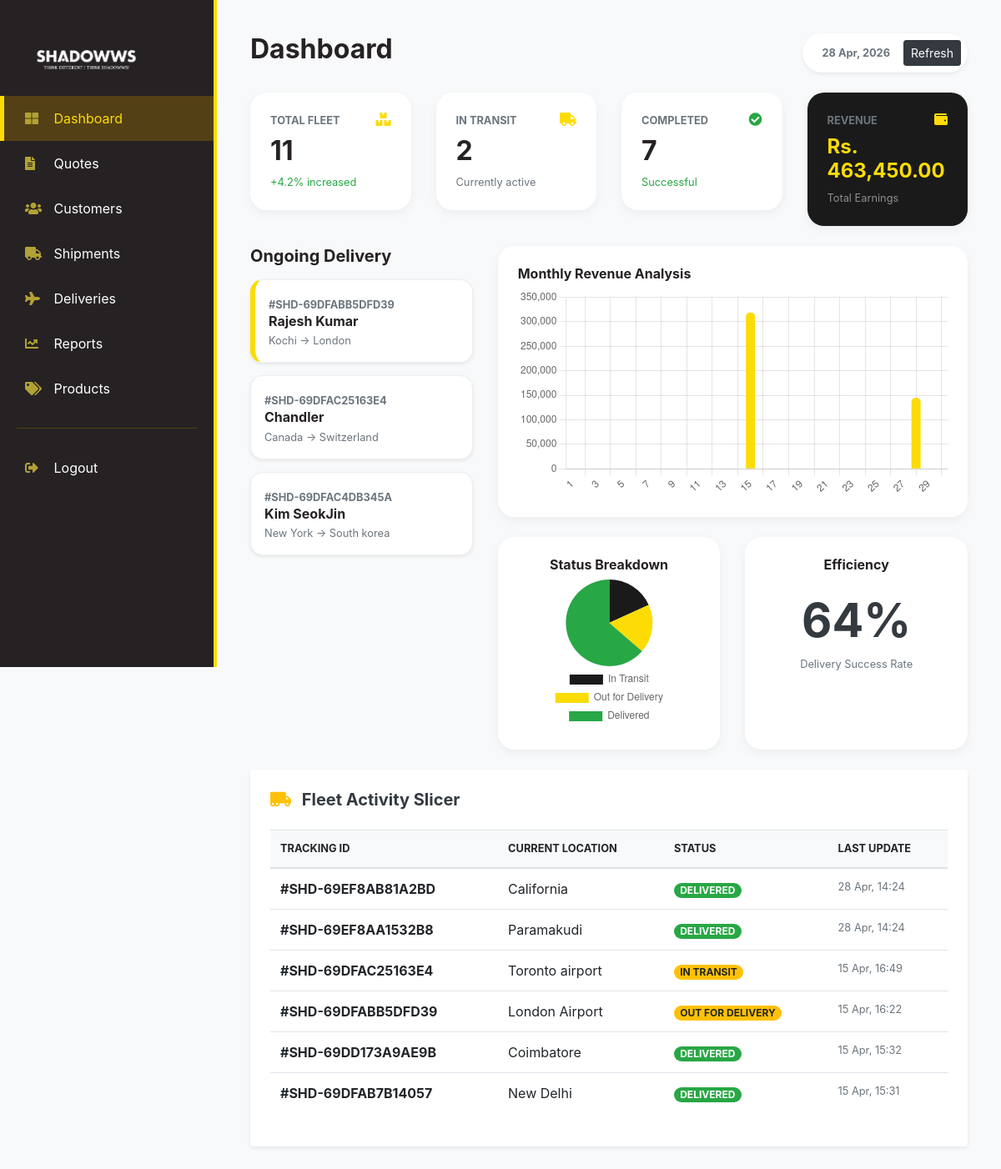
The page /admin_dashboard.php on the database its author committed.
### tables this page shows
CREATE TABLE `tbl_shipments` (
  `id` int(11) NOT NULL,
  `quote_id` int(11) DEFAULT NULL,
  `tracking_id` varchar(50) DEFAULT NULL,
  `current_status` enum('Ordered','In Transit','Out for Delivery','Delivered') DEFAULT 'Ordered',
  `location` varchar(100) DEFAULT NULL,
  `expected_delivery` date DEFAULT NULL,
  `updated_at` timestamp NOT NULL DEFAULT current_timestamp() ON UPDATE current_timestamp(),
  `payment_status` varchar(50) DEFAULT NULL
);

CREATE TABLE `tbl_quoteform` (
  `Id` int(11) NOT NULL,
  `Origin` varchar(100) DEFAULT NULL,
  `Destination` varchar(100) DEFAULT NULL,
  `Weight` int(11) DEFAULT NULL,
  `Dimension` int(11) DEFAULT NULL,
  `Name` varchar(50) DEFAULT NULL,
  `Email` varchar(50) DEFAULT NULL,
  `Phone` varchar(20) DEFAULT NULL,
  `Message` text DEFAULT NULL,
  `Status` varchar(20) DEFAULT 'pending',
  `Quoted_price` decimal(15,2) DEFAULT NULL,
  `Created_at` timestamp NOT NULL DEFAULT current_timestamp()
);

### admin_dashboard.php (the view, shortened to what this page needs)
<?php
$total_shipments = mysqli_fetch_assoc(mysqli_query($conn, "SELECT COUNT(*) as c FROM tbl_shipments"))['c'];
$in_transit = mysqli_fetch_assoc(mysqli_query($conn, "SELECT COUNT(*) as c FROM tbl_shipments WHERE current_status='In Transit'"))['c'];
$delivered = mysqli_fetch_assoc(mysqli_query($conn, "SELECT COUNT(*) as c FROM tbl_shipments WHERE current_status='Delivered'"))['c'];
$otd_rate = ($total_shipments > 0) ? round(($delivered / $total_shipments) * 100) : 0;
$rev_query = mysqli_query($conn, "SELECT SUM(q.Quoted_price) as total FROM tbl_shipments s JOIN tbl_QuoteForm q ON s.quote_id = q.Id WHERE s.payment_status = 'Paid'");
$rev_data = mysqli_fetch_assoc($rev_query);
$exact_total_revenue = $rev_data['total'] ?? 0;
$days_in_month = date('t');
$month_labels = [];
$monthly_amounts = [];
for ($i = 1; $i <= $days_in_month; $i++) {
    $date = date('Y-m-') . str_pad($i, 2, '0', STR_PAD_LEFT);
    $month_labels[] = $i;
    $res = mysqli_fetch_assoc(mysqli_query($conn, "SELECT SUM(q.Quoted_price) as daily_total FROM tbl_shipments s JOIN tbl_QuoteForm q ON s.quote_id = q.Id WHERE DATE(s.updated_at) = '$date' AND s.payment_status = 'Paid'"));
    $monthly_amounts[] = $res['daily_total'] ?? 0;
}
$transit_count = $in_transit;
$delivered_count = $delivered;
$out_delivery_count = mysqli_fetch_assoc(mysqli_query($conn, "SELECT COUNT(*) as c FROM tbl_shipments WHERE current_status='Out for Delivery'"))['c'];
?>
<!DOCTYPE html>
<html lang="en">
<head>
    <link href="https://stackpath.bootstrapcdn.com/bootstrap/4.4.1/css/bootstrap.min.css" rel="stylesheet">
    <link href="https://cdnjs.cloudflare.com/ajax/libs/font-awesome/5.10.0/css/all.min.css" rel="stylesheet">
    <link href="css/new.css" rel="stylesheet">
</head>
<body>
    <?php include "admin_header.php" ?>
    <div class="admin-main">
        <div class="d-flex justify-content-between align-items-center mb-4">
            <h2 style="color: #262223; font-weight: bold;">Dashboard</h2>
            <div class="d-flex align-items-center bg-white p-2 rounded-pill shadow-sm">
                <span class="px-3 small font-weight-bold text-muted"><?php echo date('d M, Y'); ?></span>
                <button class="btn btn-dark btn-round btn-sm">Refresh</button>
            </div>
        </div>
        <div class="row mb-4">
            <div class="col-md-3">
                <div class="card card-pro p-4 bg-white">
                    <div class="d-flex justify-content-between"><span class="small font-weight-bold text-muted">TOTAL FLEET</span><i class="fa fa-boxes text-gold"></i></div>
                    <h2 class="font-weight-bold mt-2"><?php echo $total_shipments; ?></h2>
                    <small class="text-success">+4.2% increased</small>
                </div>
            </div>
            <div class="col-md-3">
                <div class="card card-pro p-4 bg-white">
                    <div class="d-flex justify-content-between"><span class="small font-weight-bold text-muted">IN TRANSIT</span><i class="fa fa-truck text-gold"></i></div>
                    <h2 class="font-weight-bold mt-2"><?php echo $in_transit; ?></h2>
                    <small class="text-muted">Currently active</small>
                </div>
            </div>
            <div class="col-md-3">
                <div class="card card-pro p-4 bg-white">
                    <div class="d-flex justify-content-between"><span class="small font-weight-bold text-muted">COMPLETED</span><i class="fa fa-check-circle text-success"></i></div>
                    <h2 class="font-weight-bold mt-2"><?php echo $delivered; ?></h2>
                    <small class="text-success">Successful</small>
                </div>
            </div>
            <div class="col-md-3">
                <div class="card card-pro p-4 bg-dark-pro">
                    <div class="d-flex justify-content-between"><span class="small font-weight-bold text-muted">REVENUE</span><i class="fa fa-wallet text-gold"></i></div>
                    <h4 class="font-weight-bold mt-2 text-gold">Rs. <?php echo number_format($exact_total_revenue, 2); ?></h4>
                    <small class="text-white-50">Total Earnings</small>
                </div>
            </div>
        </div>
        <div class="row mb-4">
            <div class="col-md-4">
                <h5 class="font-weight-bold mb-3">Ongoing Delivery</h5>
                <?php
                $ongoing = mysqli_query($conn, "SELECT s.*, q.Name, q.Origin, q.Destination FROM tbl_shipments s JOIN tbl_QuoteForm q ON s.quote_id = q.Id WHERE s.current_status != 'Delivered' LIMIT 3");
                while($row = mysqli_fetch_assoc($ongoing)) { ?>
                <div class="ongoing-card p-3 shadow-sm <?php echo ($row['current_status'] == 'Out for Delivery') ? 'active' : ''; ?>">
                    <div class="d-flex justify-content-between">
                        <div>
                            <small class="text-muted font-weight-bold">#<?php echo $row['tracking_id']; ?></small>
                            <h6 class="font-weight-bold mb-1"><?php echo $row['Name']; ?></h6>
                            <p class="small text-muted mb-0"><?php echo $row['Origin']; ?> &rarr; <?php echo $row['Destination']; ?></p>
                        </div>
                    </div>
                </div>
                <?php } ?>
            </div>
            <div class="col-md-8">
                <div class="card card-pro p-4 bg-white mb-4">
                    <h6 class="font-weight-bold">Monthly Revenue Analysis</h6>
                    <div style="height: 250px;"><canvas id="monthlyBarChart"></canvas></div>
                </div>
                <div class="row">
                    <div class="col-md-6">
                        <div class="card card-pro p-4 bg-white h-100">
                            <h6 class="font-weight-bold text-center">Status Breakdown</h6>
                            <div style="height: 180px;"><canvas id="statusPieChart"></canvas></div>
                        </div>
                    </div>
                    <div class="col-md-6">
                        <div class="card card-pro p-4 bg-white text-center h-100">
                            <h6 class="font-weight-bold">Efficiency</h6>
                            <h1 class="display-4 font-weight-bold mt-3 text-dark"><?php echo $otd_rate; ?>%</h1>
                            <p class="text-muted small">Delivery Success Rate</p>
                        </div>
                    </div>
                </div>
            </div>
        </div>
        <div class="row">
            <div class="col-md-12">
                <div class="bg-white p-4 shadow-sm rounded h-100 card-pro">
                    <h5 class="font-weight-bold mb-4 text-dark"><i class="fa fa-truck-moving mr-2 text-warning"></i> Fleet Activity Slicer</h5>
                    <table class="table table-hover">
                        <thead class="bg-light small text-uppercase">
                            <tr><th>Tracking ID</th><th>Current Location</th><th>Status</th><th>Last Update</th></tr>
                        </thead>
                        <tbody>
                            <?php
                            $recent = mysqli_query($conn, "SELECT * FROM tbl_shipments ORDER BY updated_at DESC LIMIT 6");
                            while($r = mysqli_fetch_assoc($recent)) { ?>
                                <tr>
                                    <td><strong>#<?php echo $r['tracking_id']; ?></strong></td>
                                    <td><?php echo $r['location']; ?></td>
                                    <td>
                                        <span class="badge badge-pill <?php echo ($r['current_status']=='Delivered')?'badge-success':'badge-warning'; ?>">
                                            <?php echo strtoupper($r['current_status']); ?>
                                        </span>
                                    </td>
                                    <td class="small text-muted"><?php echo date('d M, H:i', strtotime($r['updated_at'])); ?></td>
                                </tr>
                            <?php } ?>
                        </tbody>
                    </table>
                </div>
            </div>
        </div>
    </div>
    <script>
        new Chart(document.getElementById('monthlyBarChart'), {
            type: 'bar',
            data: {
                labels: <?php echo json_encode($month_labels); ?>,
                datasets: [{
                    label: 'Revenue',
                    data: <?php echo json_encode($monthly_amounts); ?>,
                    backgroundColor: '#fcdc04',
                    borderRadius: 5
                }]
            },
            options: { responsive: true, maintainAspectRatio: false, plugins: { legend: { display: false } } }
        });
        new Chart(document.getElementById('statusPieChart'), {
            type: 'pie',
            data: {
                labels: ['In Transit', 'Out for Delivery', 'Delivered'],
                datasets: [{
                    data: [<?php echo $transit_count; ?>, <?php echo $out_delivery_count; ?>, <?php echo $delivered_count; ?>],
                    backgroundColor: ['#1a1a1a', '#fcdc04', '#28a745'],
                    borderWidth: 0
                }]
            },
            options: { responsive: true, maintainAspectRatio: false, plugins: { legend: { position: 'bottom' } } }
        });
    </script>
</body>
</html>

### admin_header.php
<?php
$current_page = basename($_SERVER['SCRIPT_NAME']);
?>
<div class="admin-sidebar">
    <a href="index.php" class="navbar-brand d-flex align-items-center ml-lg-3">
        <img src="img/logo1.png" alt="Logo" style="height:50px; margin-right:10px;">
    </a>
    <nav class="nav flex-column">
        <a class="nav-link <?php echo ($current_page == 'admin_dashboard.php') ? 'active' : ''; ?>" href="admin_dashboard.php">
            <i class="fa fa-th-large"></i> Dashboard
        </a>
        <a class="nav-link <?php echo ($current_page == 'admin_quotes.php') ? 'active' : ''; ?>" href="admin_quotes.php">
            <i class="fa fa-file-alt"></i> Quotes
        </a>
        <a class="nav-link <?php echo ($current_page == 'admin_customers.php') ? 'active' : ''; ?>" href="admin_customers.php">
            <i class="fa fa-users"></i> Customers
        </a>
        <a class="nav-link <?php echo ($current_page == 'admin_shipments.php') ? 'active' : ''; ?>" href="admin_shipments.php">
            <i class="fa fa-truck"></i> Shipments
        </a>
        <a class="nav-link <?php echo ($current_page == 'admin_deliveries.php') ? 'active' : ''; ?>" href="admin_deliveries.php">
            <i class="fa fa-plane"></i> Deliveries
        </a>
        <a class="nav-link <?php echo ($current_page == 'admin_reports.php') ? 'active' : ''; ?>" href="admin_reports.php">
            <i class="fa fa-chart-line"></i> Reports
        </a>
        <a class="nav-link <?php echo ($current_page == 'manage_products.php') ? 'active' : ''; ?>" href="manage_products.php">
            <i class="fa fa-tags"></i> Products
        </a>
        <hr style="border-color: #534015; margin: 20px;">
        <a class="nav-link" href="index.php"><i class="fa fa-sign-out-alt"></i> Logout</a>
    </nav>
</div>

### css/new.css (style rules this page uses)
body { font-family: "Century Gothic", "Apple Gothic", sans-serif; background-color: #f8f9fa; color: #262223; }
.navbar-brand img { height: 80px !important; width: auto; transition: all 0.3s ease; filter: brightness(0) invert(1); }
.admin-sidebar { height: 100vh; width: 260px; position: fixed; top: 0; left: 0; background: #262223; color: #ffffff; padding-top: 25px; z-index: 1000; border-right: 4px solid #fcdc04; }
.admin-sidebar .nav-link { color: #ffffff; padding: 15px 25px; font-size: 16px; transition: all 0.3s ease; border-left: 5px solid transparent; }
.admin-sidebar .nav-link i { width: 30px; color: #b2a135; }
.admin-sidebar .nav-link:hover, .admin-sidebar .nav-link.active { background: #534015; color: #fcdc04; border-left: 5px solid #fcdc04; }
.admin-main { margin-left: 260px; padding: 40px; }
.text-gold { color: #fcdc04; }
body { background: #f8f9fa; font-family: 'sans-serif;', sans-serif; }
.text-gold { color: #fcdc04 !important; }

### admin_dashboard.php (style rules this page uses)
body { background: #f8f9fa; font-family: 'Inter', sans-serif; }
.card-pro { border: none; border-radius: 20px; box-shadow: 0 4px 12px rgba(0,0,0,0.05); transition: 0.3s; }
.ongoing-card { border-radius: 15px; border: 1px solid #eee; background: #fff; margin-bottom: 15px; transition: 0.3s; }
.ongoing-card.active { border-left: 6px solid #fcdc04; ; }
.text-gold { color: #fcdc04 !important; }
.bg-dark-pro { background: #1a1a1a; color: white; }

### rows shown on the page
tbl_shipments: tracking "SHD-69DFABB5DFD39", quote.Name "Rajesh Kumar", quote.Origin "Kochi", quote.Destination "London", location "London Airport", current_status "OUT FOR DELIVERY", updated_at "15 Apr, 16:22"
tbl_shipments: tracking "SHD-69DFAC25163E4", quote.Name "Chandler", quote.Origin "Canada", quote.Destination "Switzerland", location "Toronto airport", current_status "IN TRANSIT", updated_at "15 Apr, 16:49"
tbl_shipments: tracking "SHD-69DFAC4DB345A", quote.Name "Kim SeokJin", quote.Origin "New York", quote.Destination "South korea"
tbl_shipments: tracking "SHD-69EF8AB81A2BD", location "California", current_status "DELIVERED", updated_at "28 Apr, 14:24"
tbl_shipments: tracking "SHD-69EF8AA1532B8", location "Paramakudi", current_status "DELIVERED", updated_at "28 Apr, 14:24"
tbl_shipments: tracking "SHD-69DD173A9AE9B", location "Coimbatore", current_status "DELIVERED", updated_at "15 Apr, 15:32"
tbl_shipments: tracking "SHD-69DFAB7B14057", location "New Delhi", current_status "DELIVERED", updated_at "15 Apr, 15:31"

### other values the page prints
$total_shipments "11"
$in_transit "2"
$delivered "7"
$exact_total_revenue "463,450.00"
$otd_rate "64"
chart data {{ json_encode($month_labels) }} [1,2,3,4,5,6,7,8,9,10,11,12,13,14,15,16,17,18,19,20,21,22,23,24,25,26,27,28,29,30]
chart data {{ json_encode($monthly_amounts) }} [0,0,0,0,0,0,0,0,0,0,0,0,0,0,"318450.00",0,0,0,0,0,0,0,0,0,0,0,0,"145000.00",0,0]
chart data {{ $transit_count }} 2
chart data {{ $out_delivery_count }} 2
